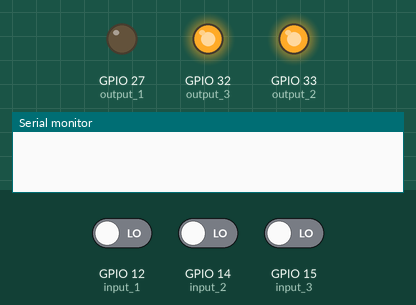
This sketch was run on a simulated ESP32. Shown: output pins drawn as LEDs (lit = HIGH), the last lines printed to the serial monitor. Dashed ring = blinking. Inputs (shaded band) come from the test bench; at power-on: GPIO 14 (input_2) LOW, GPIO 15 (input_3) LOW, GPIO 12 (input_1) LOW.

Above: at 2.2 s.
2.3 s: GPIO 14 (input_2) driven HIGH
At 3.0 s:
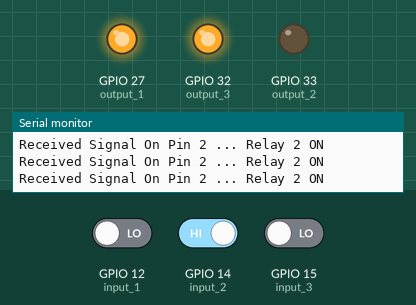
3.8 s: GPIO 15 (input_3) driven HIGH
At 3.9 s:
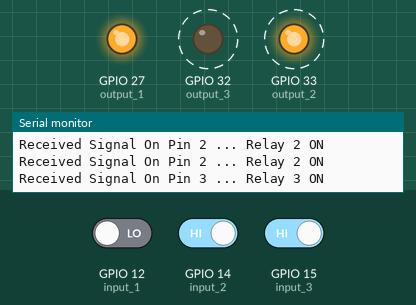
6.8 s: GPIO 15 (input_3) driven LOW
At 6.8 s:
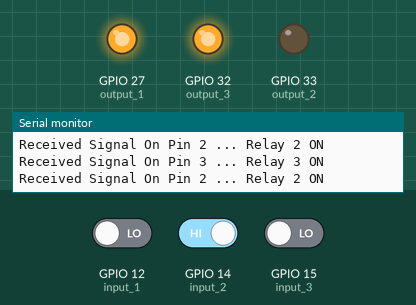
8.3 s: GPIO 12 (input_1) driven HIGH
At 8.51 s:
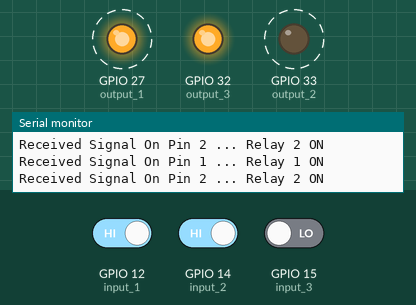
Timing chart, 0 to 12.3 s (numbered marks = the images above; inputs shaded):
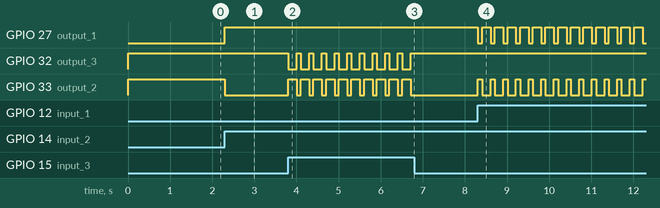

The sketch:

sketch_jul29a.ino
```cpp
int input_1 = 12; // Input pin
int input_2 = 14; // Input Pin
int input_3 = 15; // Input pin

int output_1 = 27; //Realy 1
int output_2 = 33; //Realy 2
int output_3 = 32; //Realy 3

void setup() {
  Serial.begin(115200);
  pinMode(input_1, INPUT);
  pinMode(input_2, INPUT);
  pinMode(input_3, INPUT);
  pinMode(output_1, OUTPUT);
  pinMode(output_2, OUTPUT);
  pinMode(output_3, OUTPUT);

  digitalWrite(output_1, LOW); // By default relay 1 is ON
  digitalWrite(output_2, HIGH);  // Relay 2 OFF
  digitalWrite(output_3, HIGH);  //Relay 3 OFF
  delay(1000);
}

void loop() {
  if (digitalRead(input_1) == HIGH) {
    // reading first input pin if it is high then relay 1 should be on.
    digitalWrite(output_1, LOW);
    digitalWrite(output_2, HIGH);
    digitalWrite(output_3, HIGH);
    Serial.println("Received Signal On Pin 1 ... Relay 1 ON");
    delay(100);
  }
  if (digitalRead(input_2) == HIGH) {
    // reading first input pin if it is high then relay 1 should be on.
    digitalWrite(output_1, HIGH);
    digitalWrite(output_2, LOW);
    digitalWrite(output_3, HIGH);
    Serial.println("Received Signal On Pin 2 ... Relay 2 ON");
    delay(100);
  }
  if (digitalRead(input_3) == HIGH) {
    // reading first input pin if it is high then relay 1 should be on.
    digitalWrite(output_1, HIGH);
    digitalWrite(output_2, HIGH);
    digitalWrite(output_3, LOW);
    Serial.println("Received Signal On Pin 3 ... Relay 3 ON");
    delay(100);

  }
  delay(100);
}
```

Measured:
- after the input at 2.3 s, GPIO 27 (output_1): LOW → HIGH at once; GPIO 33 (output_2): HIGH → LOW at once
- after the input at 3.8 s, GPIO 32 (output_3): alternates HIGH for 0.10 s and LOW for 0.20 s, starting at once; GPIO 33 (output_2): alternates HIGH for 0.20 s and LOW for 0.10 s, starting at once
- after the input at 6.8 s, GPIO 32 (output_3): stops changing and stays HIGH; GPIO 33 (output_2): stops changing and stays LOW
- after the input at 8.3 s, GPIO 27 (output_1): alternates HIGH for 0.20 s and LOW for 0.10 s, starting at once; GPIO 33 (output_2): alternates HIGH for 0.10 s and LOW for 0.20 s, starting at once
